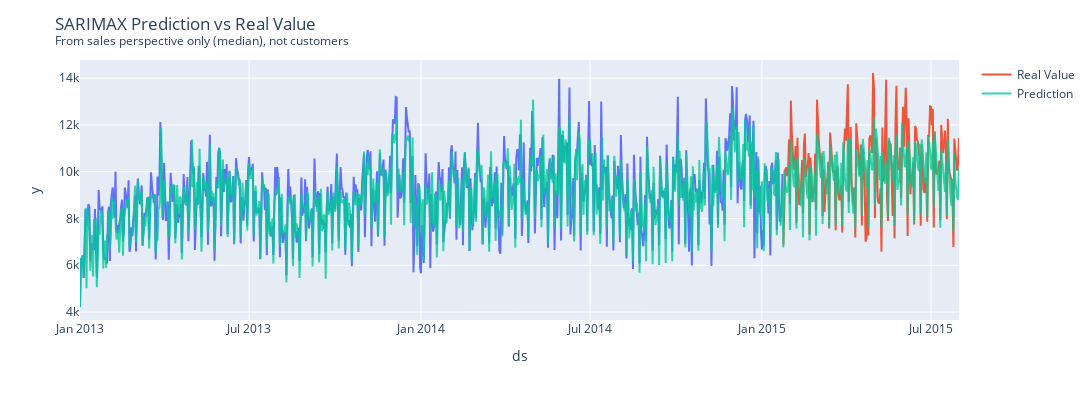

This figure's notebook cell:
### Code cell
fig = px.line(temp, 'ds', 'y')

fig.update_layout(
    title = 'SARIMAX Prediction vs Real Value<br>' +
        '<sup>From sales perspective only (median), not customers</sup>',
    width = 1400,
    height = 400
)

fig.add_scatter(
    x = val['Date'],
    y = val['Sales'],
    name = 'Real Value'
)

fig.add_scatter(
    x = temp3['ds'],
    y = temp3['ARIMA'],
    opacity = 0.8,
    name = 'Prediction'
)

print('RMSE (validation set):', rmse(val['Sales'], temp3['ARIMA'].tail(189)).mean())

fig.show(renderer = 'vscode')

### Figure 1 — Plotly figure (JSON) as saved in the notebook; plotly's stock layout.template omitted (floating-point values rounded to 4 significant figures; data arrays with more than 128 entries replaced by an {"elided": "..."} marker saying what was removed)
{"data": [{"hovertemplate": "ds=%{x}<br>y=%{y}<extra></extra>", "legendgroup": "", "line": {"color": "#636efa", "dash": "solid"}, "marker": {"symbol": "circle"}, "mode": "lines", "name": "", "orientation": "v", "showlegend": false, "type": "scatter", "x": {"elided": "753 str values"}, "xaxis": "x", "y": {"elided": "753 int values"}, "yaxis": "y"}, {"name": "Real Value", "type": "scatter", "x": {"elided": "189 str values"}, "y": {"elided": "189 int values"}}, {"name": "Prediction", "opacity": 0.8, "type": "scatter", "x": {"elided": "942 str values"}, "y": {"elided": "942 float values"}}], "layout": {"height": 400, "legend": {"tracegroupgap": 0}, "margin": {"t": 60}, "title": {"text": "SARIMAX Prediction vs Real Value<br><sup>From sales perspective only (median), not customers</sup>"}, "width": 1400, "xaxis": {"anchor": "y", "domain": [0, 1], "title": {"text": "ds"}}, "yaxis": {"anchor": "x", "domain": [0, 1], "title": {"text": "y"}}}}
